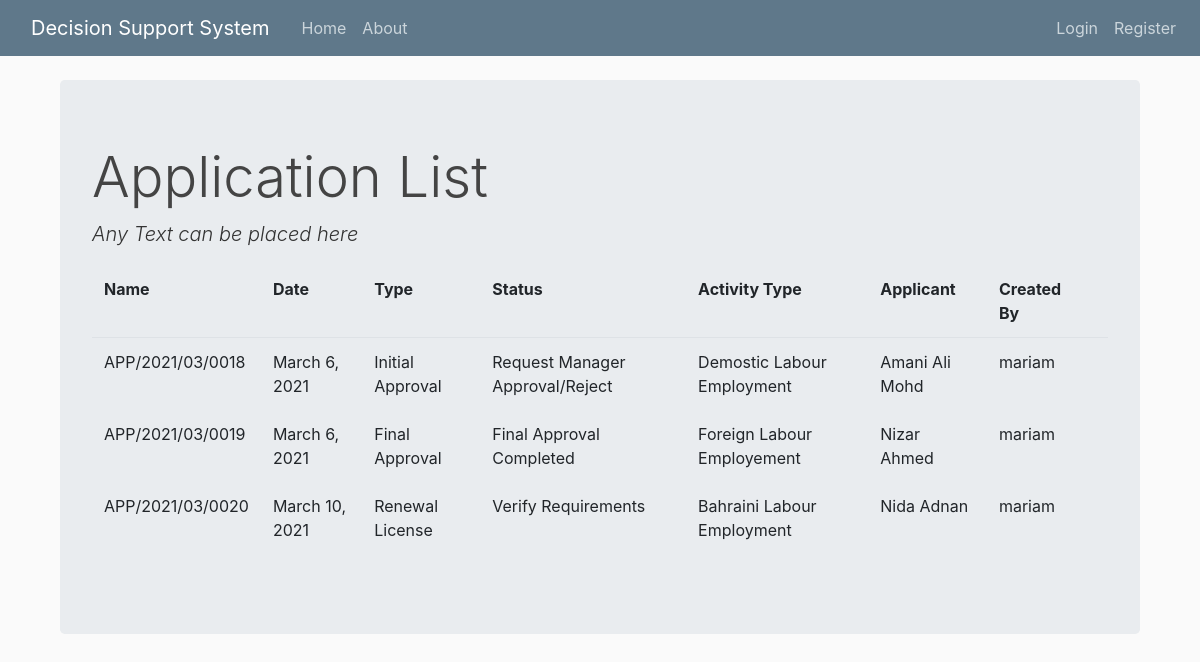
The page /application/list/ on the database as committed earlier.
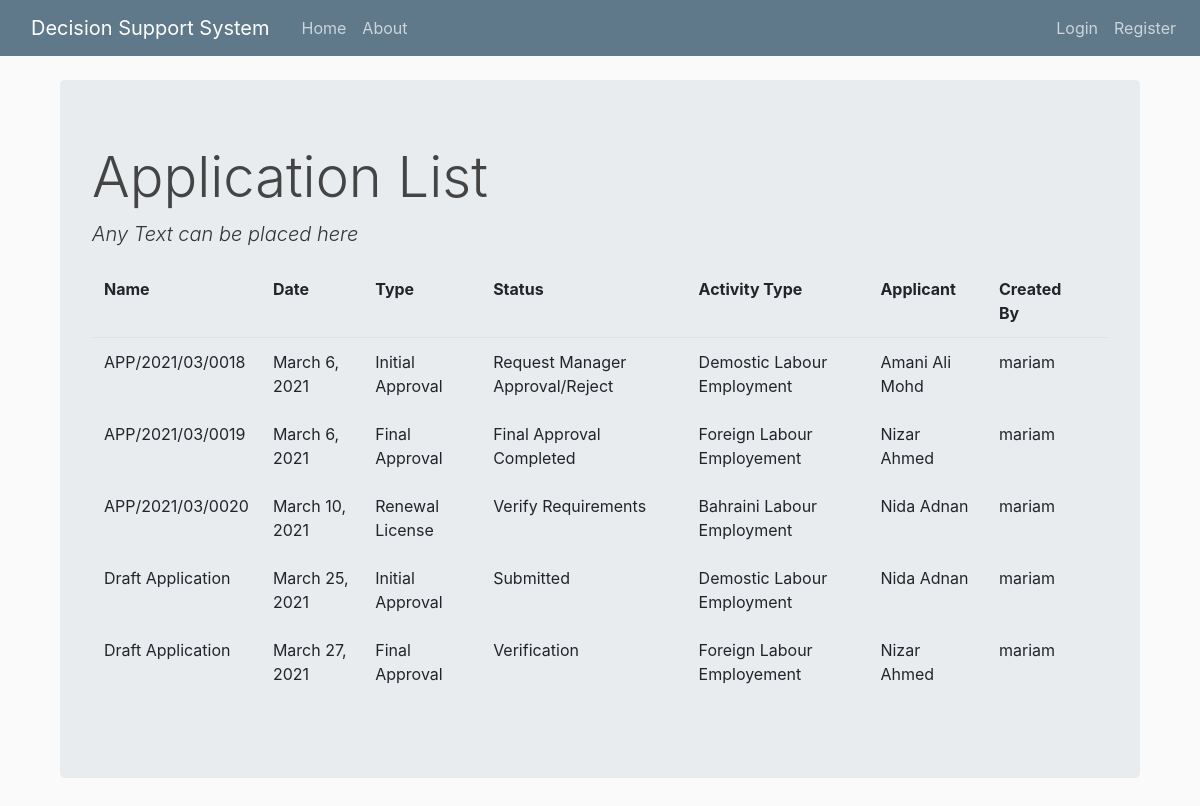
The same page on the database as committed later.
### app/models.py (models this page shows, shortened)
class Application(models.Model):
    activity_type_list = (
        ('demostic', 'Demostic Labour Employment'),
        ('foreign', 'Foreign Labour Employement'),
        ('local', 'Bahraini Labour Employment')
    )
    financial_guarantee_list = (
        ('manager_cheque', 'Manager Cheque'),
        ('bank_guarantee', 'Bank Guarantee')
    )
    intial_approval_list = (
        ('approve', 'Approve'),
        ('reject', 'Reject')
    )
    app_type_list = (
        ('initial','Initial Approval'),
        ('final','Final Approval'),
        ('renew','Renewal License'),
        ('cancel','Cancel License')
    )
    app_no = models.CharField(_("Application No"), max_length=50, default='Draft Application')
    app_date = models.DateField(_("Application Date"), default=datetime.date.today)
    app_type = models.CharField(_("Application Type"), max_length=50, choices=app_type_list)
    app_status_index = models.IntegerField(_("Status No"), default=0)
    app_current_status = models.CharField(_("Status"), max_length=50, default='Draft')
    app_next_status = models.CharField(_("Status"), max_length=50, default='Draft')
    activty_type = models.CharField(_("Activity Type"), max_length=50, choices=activity_type_list)
    staff_comments = models.TextField(_("Comments"), blank=True)
    manager_comments = models.TextField(_("Manager Comments"), blank=True)
    approval = models.CharField(_("Manager Decision"), max_length=50, choices=intial_approval_list, blank=True)
    financial_guarantee = models.CharField(_("Financial Guarantee"), max_length=50, choices=financial_guarantee_list, blank=True)
    financial_guarantee_expiry_date = models.DateField(_("Financial Guarantee Expiry Date"), null=True, blank=True)
    cr = models.CharField(_("CR No"), max_length=50, blank=True)
    cr_reg_date = models.DateField(_("Registration Date"), null=True, blank=True)
    full_en_name = models.CharField(_("Commercial Eng Name"), max_length=250, blank=True)
    license_no = models.CharField(_("License No"), max_length=50, blank=True)
    license_expiry_date = models.DateField(_("License Expiry Date"), null=True, blank=True)
    flat_no = models.IntegerField(_("Flat No"), default=0)
    building_no = models.IntegerField(_("Building No"), default=0)
    road_no = models.IntegerField(_("Road No"), default=0)
    area = models.CharField(_("Area"), max_length=50, blank=True)
    contact1 = models.CharField(_("Phone"), max_length=50, blank=True)
    contact2 = models.CharField(_("Fax"), max_length=50, blank=True)
    email = models.EmailField(_("Email"), max_length=254, blank=True)
    fh_flat_no = models.IntegerField(_("Flat No"), default=0)
    fh_building_no = models.IntegerField(_("Building No"), default=0)
    fh_road_no = models.IntegerField(_("Road No"), default=0)
    fh_area = models.CharField(_("Area"), max_length=50, blank=True)
    fh_contact1 = models.CharField(_("Phone"), max_length=50, blank=True)
    fh_contact2 = models.CharField(_("Fax"), max_length=50, blank=True)
    qsreq = models.IntegerField(_("Uploaded Documents"), default=0)
    qnreq = models.IntegerField(_("Org Required Documents"), default=1)
    dreq = models.FloatField(_("Adequacy of Requirements Level"), default=0)
    qsrec = models.IntegerField(_("Satisfying Recommendations"), default=0)
    qnrec = models.IntegerField(_("All Recommendations"), default=1)
    drec = models.FloatField(_("Adequacy of Recommendations Level"), default=0)
    cr_doc = models.FileField(_("CR Doc"), upload_to='doc_library', max_length=100, null=True, blank=True)
    bank_statement_doc = models.FileField(_("Bank Statement Doc"), upload_to='doc_library', max_length=100, null=True, blank=True)
    lmra_agreement = models.FileField(_("LMRA Agreement"), upload_to='doc_library', max_length=100, null=True, blank=True)
    cert1_doc = models.FileField(_("MOIS Cert"), upload_to='doc_library', max_length=100, null=True, blank=True)
    cert2_doc = models.FileField(_("MOH Cert"), upload_to='doc_library', max_length=100, null=True, blank=True)
    cert3_doc = models.FileField(_("MOL Cert"), upload_to='doc_library', max_length=100, null=True, blank=True)
    cr_rent_doc = models.FileField(_("CR Rental Agreement Doc"), upload_to='doc_library', max_length=100, null=True, blank=True)
    fh_rent_doc = models.FileField(_("Temp FH Rental Agreement Doc"), upload_to='doc_library', max_length=100, null=True, blank=True)
    cr_ewa_bill_doc = models.FileField(_("CR EWA Bill Doc"), upload_to='doc_library', max_length=100, null=True, blank=True)
    fh_ewa_bill_doc = models.FileField(_("Temp FH EWA Bill Doc"), upload_to='doc_library', max_length=100, null=True, blank=True)
    employment_office_receipt = models.FileField(_("Employment Office Receipt"), upload_to='doc_library', max_length=100, null=True, blank=True)
    applicant_id = models.ForeignKey(Applicant, verbose_name=_(""), on_delete=models.CASCADE)
    user_id = models.ForeignKey(User, verbose_name=_(""), on_delete=models.CASCADE)

class Applicant(models.Model):
    gender_list = (
        ('male', 'Male'),
        ('female', 'Female'),
    )
    qualification_list = (
        ('secondary_school', 'Secondary School'),
        ('diploma', 'Diploma'),
        ('bsc', 'BSc'),
        ('high_diploma', 'High Diploma'),
        ('master', 'Master'),
        ('phd', 'PhD'),
    )
    nationality_list = (
        ('none', 'Select your nationality'),
        ('bahraini', 'Bahraini'),
        ('non_bahraini', 'None Bahraini')
    )
    cpr = models.CharField(_("CPR No"), max_length=9)
    cpr_expiry_date = models.DateField(_("CPR Expire Date"), auto_now=False, auto_now_add=False)
    passport_expiry_date = models.DateField(_("Passport Expire Date"), auto_now=False, auto_now_add=False)
    fullname = models.CharField(_("Full Name"), max_length=100)
    nationality =  models.CharField(_("Nationality"), max_length=50, choices=nationality_list, default='none')
    gender = models.CharField(_("Gender"), max_length=10, choices=gender_list)
    qualification = models.CharField(_("Qualification"), max_length=50, choices=qualification_list)
    occupcation = models.CharField(_("Occupation"), max_length=50)
    has_application = models.BooleanField(_("Has Applicatino on process"), default=False)
    flat_no = models.IntegerField(_("Flat No"), default=0)
    building_no = models.IntegerField(_("Building No"), default=0)
    road_no = models.IntegerField(_("Road No"), default=0)
    area = models.CharField(_("Area"), max_length=50, blank=True)
    contact1 = models.CharField(_("Phone"), max_length=50, blank=True)
    contact2 = models.CharField(_("Mobile"), max_length=50, blank=True)
    email = models.EmailField(_("Email"), max_length=254, blank=True)
    user_id = models.ForeignKey(User, verbose_name=_(""), on_delete=models.CASCADE)
    cpr_doc = models.FileField(_("CPR Doc"), upload_to='doc_library', max_length=100)
    passport_doc = models.FileField(_("Passport Doc"), upload_to='doc_library', max_length=100)
    behavior_cert_doc = models.FileField(_("Behavior Certificate Doc"), upload_to='doc_library', max_length=100)
    bank_statement_doc = models.FileField(_("Bank Statement Doc"), upload_to='doc_library', max_length=100)
    is_10000_exist = models.BooleanField(_("Is 10000 BD exist in Applicant Bank Statement"), default=False)

### app/views.py (the view)
# urls.py: path('application/list/',views.application_list,name='application_list'),
def application_list(request):
    context = {'application_list': Application.objects.all()}
    return render(request, "app/application_list.html", context)

### app/templates/app/application_list.html (shortened to what this page needs)
{% extends "app/base.html" %}
{% block content %}
<h1 class="display-4">Application List</h1>
<p class="lead font-italic">Any Text can be placed here</p>
<table class="table table-borderless">
    <thead class="border-bottom font-weight-bold">
        <tr>
            <td>Name</td>
            <td>Date</td>
            <td>Type</td>
            <td>Status</td>
            <td>Activity Type</td>
            <td>Applicant</td>
            <td>Created By</td>
            <td>
            </td>
        </tr>
    </thead>
    <tbody>
        {% for application in application_list %}
            <tr>
                <td>{{application.app_no}}</td>
                <td>{{application.app_date}}</td>
                <td>{{application.get_app_type_display}}</td>
                <td>{{application.app_current_status}}</td>
                <td>{{application.get_activty_type_display}}</td>
                <td>{{application.applicant_id.fullname}}</td>
                <td>{{application.user_id.username}}</td>
                <td>
                </td>
            </tr>
        {% endfor %}
    </tbody>
</table>
{% endblock content %}

### app/templates/app/base.html (shortened to what this page needs)
{% load static %}
<!DOCTYPE html>
<html lang="en">
<head>
    <link rel="stylesheet" href="https://stackpath.bootstrapcdn.com/bootstrap/4.3.1/css/bootstrap.min.css"
>
    <link rel="stylesheet" href="https://cdnjs.cloudflare.com/ajax/libs/font-awesome/5.11.2/css/all.min.css">
    <link rel="stylesheet" type="text/css" href="{% static 'app/main.css' %}">
</head>
<body>
    <header class="site-header">
      <nav class="navbar navbar-expand-md navbar-dark bg-steel fixed-top">
        <div class="container">
          <a class="navbar-brand mr-4" href="{% url 'app-home' %}">Decision Support System</a>
          <div class="collapse navbar-collapse" id="navbarToggle">
            <div class="navbar-nav mr-auto">
              <a class="nav-item nav-link" href="{% url 'app-home' %}">Home</a>
              <a class="nav-item nav-link" href="{% url 'app-about' %}">About</a>
            </div>
          </div>
        </div>
            <div class="navbar-nav">
              {% if user.is_authenticated %}
                {% if user.is_staff%}
                  <a class="nav-item nav-link" href="{% url 'profile' %}">Welcome Staff ({{ user.username.upper }})</a>
                {% else %}
                  <a class="nav-item nav-link" href="{% url 'profile' %}">Welcome Client ({{ user.username.upper }})</a>
                {% endif %}
                <a class="nav-item nav-link" href="{% url 'logout' %}">Logout</a>
              {% else %}
                <a class="nav-item nav-link" href="{% url 'login' %}">Login</a>
                <a class="nav-item nav-link" href="{% url 'register' %}">Register</a>
              {% endif %}
            </div>
      </nav>
    </header>
    <main role="main" class="container">
        <div class="col-lg-12 ">
        <div class="jumbotron">
          {% block content %}{% endblock %}
          </div>
        </div>
    </main>
</body>
</html>

### app/static/app/main.css (style rules this page uses)
body { background: #fafafa; color: #333333; margin-top: 5rem; }
h1, h2, h3, h4, h5, h6 { color: #444444; }
.bg-steel { background-color: #5f788a; }
.site-header .navbar-nav .nav-link { color: #cbd5db; }

Rows that differ between the two databases and show on the page:
added Application: app_no "Draft Application", app_date "March 25, 2021", app_type "Initial Approval", app_current_status "Submitted", activty_type "Demostic Labour Employment", applicant_id.fullname "Nida Adnan", user_id.username "mariam"
added Application: app_no "Draft Application", app_date "March 27, 2021", app_type "Final Approval", app_current_status "Verification", activty_type "Foreign Labour Employement", applicant_id.fullname "Nizar Ahmed", user_id.username "mariam"
